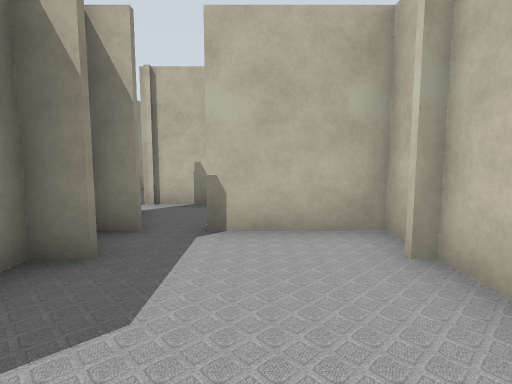
View 1 (above)

19 first-person views from a walk through a Gazebo world. The camera is 0.94 m above the floor, tilts 6° down and sees 80° across. Floor lines are 1 m apart. The floor is counted in squares, 1 m on a side. Each view is taken from the middle of a square. On the plan, view 1 faces up. The plan holds only what a view shows up to about 11 squares ahead; the rest is blank. The place goes on beyond the plan.

View 2
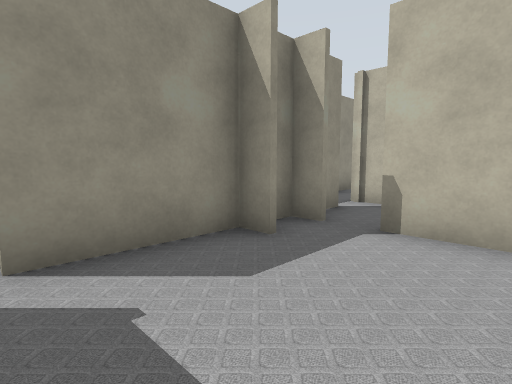

View 3
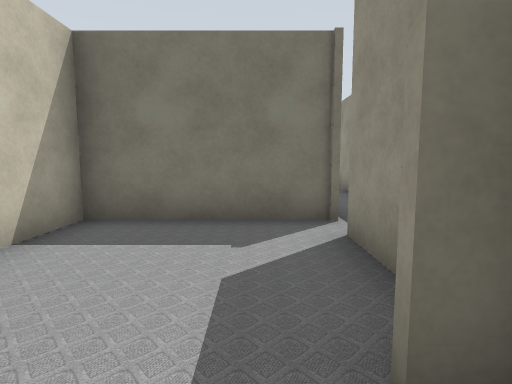

View 4
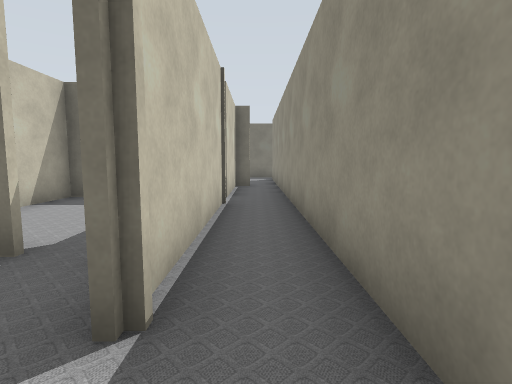

View 5
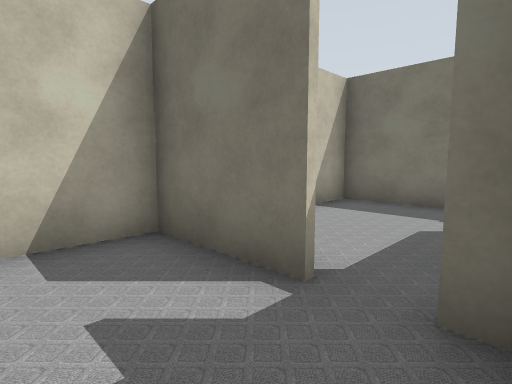

View 6
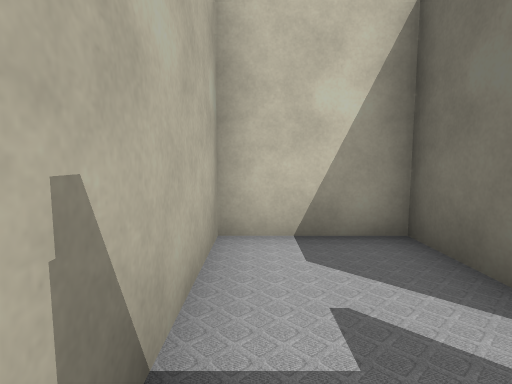

View 7
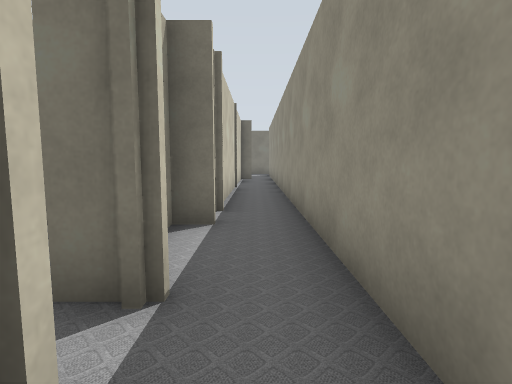

View 8
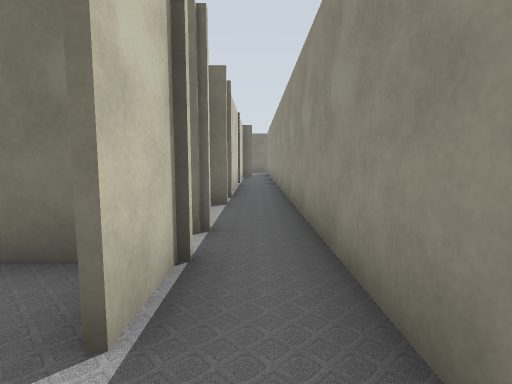

View 9
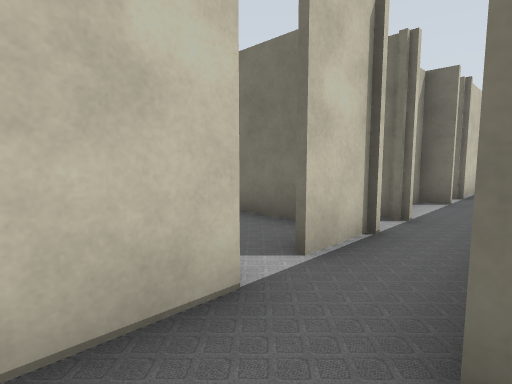

View 10
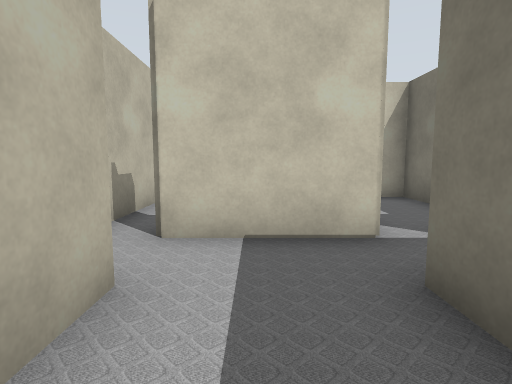

View 11
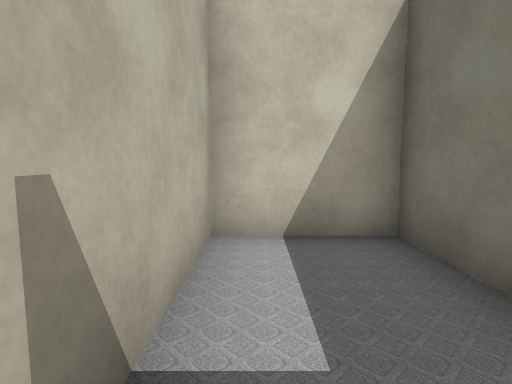

View 12
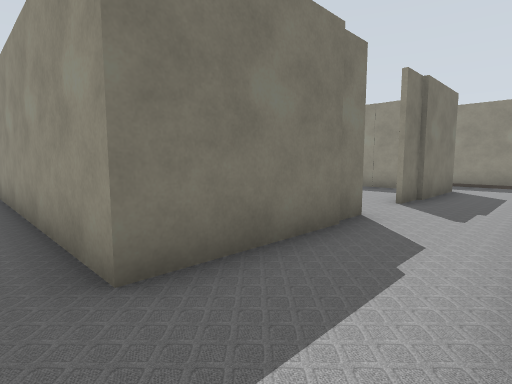

View 13
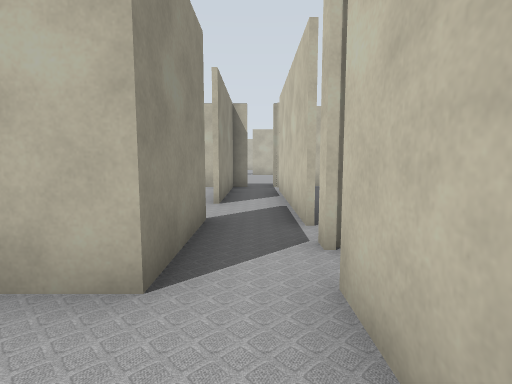

View 14
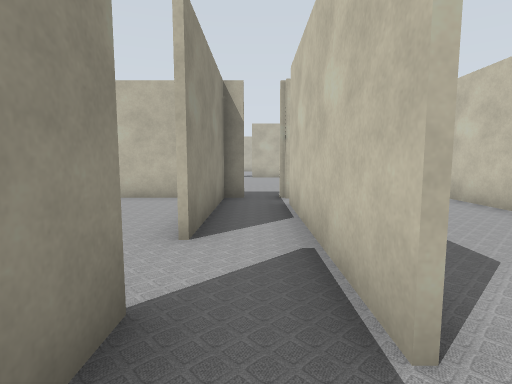

View 15
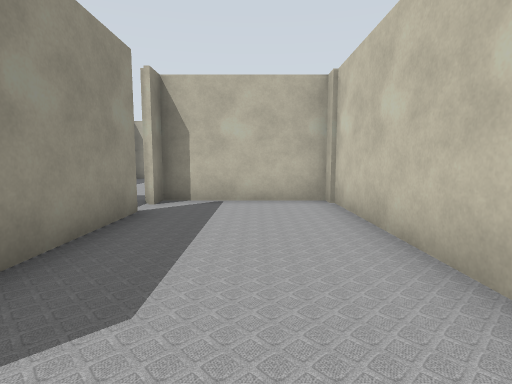

View 16
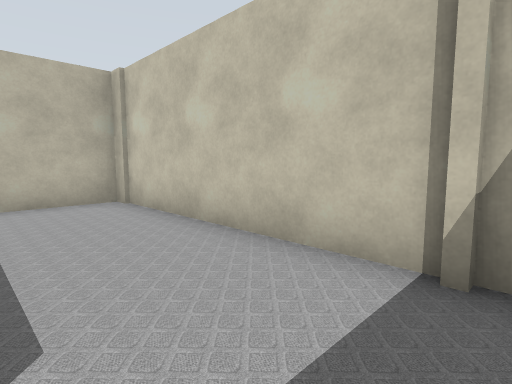

View 17
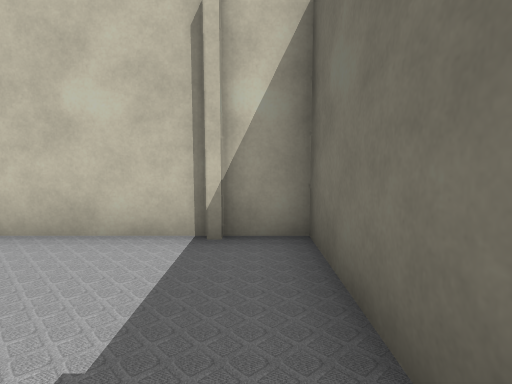

View 18
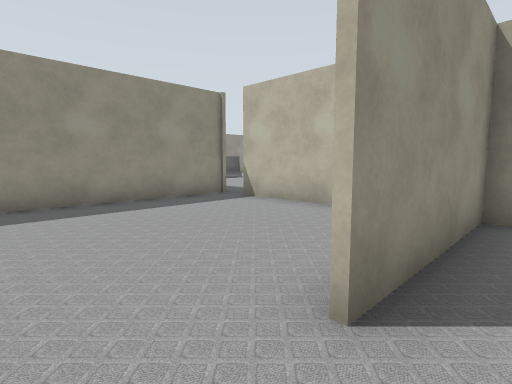

View 19
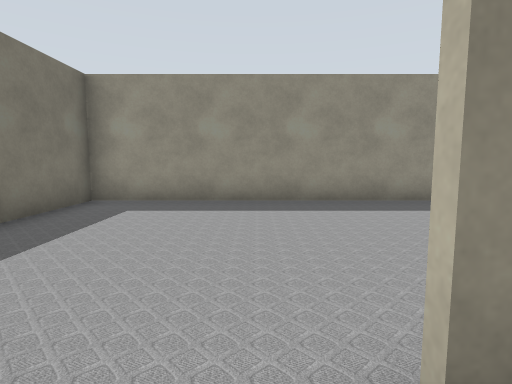

### Floor plan
Points are (right, up) in squares from view 1. A wall is a line through its corners. A room is listed if a view was taken in it or the views show most of it. See-through windows are left out.
Room 1 (views 1, 2)
walls: (-2.1, 2.8) (-2.1, 0.1); (1.8, 4) (-0.8, 4); (-2.4, -0.7) (1.7, -0.7) (1.7, 2.9)
ways out: opening at (-1, 4) to room 2; gap at (-2, 0) to room 3
Room 2 (views 3, 5, 6)
walls: (-0.8, 4.1) (1.8, 4.1); (-2.1, 5.6) (-2.1, 3.5); (1.7, 3.4) (1.7, 6.5) (-2.5, 6.5)
ways out: opening at (-1, 4) to room 1; opening at (-2, 6) to room 3
Room 3 (views 4, 7, 8, 13)
walls: (-1.8, 6.6) (-1.8, 7); (-2.4, 0.2) (-2.4, 5); (-2.4, 10) (-2.4, 11.6); (-2.4, -2.1) (-2.4, -0.7); (-2.4, 12.4) (-2.4, 13.6); (-3.8, 12.7) (-3.8, -6.2); (-2.4, -3) (-2.4, -2.2); (-2.9, -4) (-2.2, -4)
ways out: gap at (-2, 0) to room 1; opening at (-2, 6) to room 2; opening at (-3, 13) to room 4; opening at (-2, 12) to room 5
Room 4 (views 9, 10)
walls: (-15.7, 14) (-15.7, 12.2); (-13.6, 12.7) (-9.8, 12.7); (-8, 12.7) (-3.8, 12.7); (-3.8, 15.1) (-4.9, 15.1); (-2.4, 13.6) (-2.4, 15.2)
ways out: opening at (-3, 13) to room 3; opening at (-3, 15.5) to room 6; gap at (-9, 24) to room 8; opening at (-8.5, 13)
Room 5 (view 11)
walls: (-2.5, 10.2) (1.7, 10.2) (1.7, 12.6) (-1.5, 12.6)
ways out: opening at (-2, 12) to room 3
Room 6 (views 12, 14, 18, 19)
walls: (-3.8, 17.9) (-3.8, 15.1); (-2.4, 17.2) (-2.4, 22.6); (-2.4, 16.2) (-2.4, 16.5); (-3.2, 23.6) (-3.8, 23.6) (-3.8, 19.5)
ways out: opening at (-3, 15.5) to room 4; opening at (-2, 17) to room 7; opening at (-2, 23) to room 7; opening at (-4, 18.5) to room 8; opening at (-3, 24)
Room 7 (views 15, 16, 17)
walls: (-2.1, 22.6) (-2.1, 19.5); (-1.4, 16.3) (1.7, 16.3) (1.7, 24.1) (-2.1, 24.1)
ways out: opening at (-2, 17) to room 6; opening at (-2, 23) to room 6
Room 8 (no view inside)
walls: (-4.4, 23.6) (-9.1, 23.6); (-10, 23.8) (-10, 15.2) (-7.5, 15.2)
ways out: gap at (-9, 24) to room 4; opening at (-4, 18.5) to room 6

Where each view was taken, in squares from view 1:
view 1: 0 up, 0 right, facing up
view 2: 0 up, 1 right, facing up-left
view 3: 4 up, 1 left, facing down
view 4: 7 up, 3 left, facing down
view 5: 6 up, 2 left, facing down-right
view 6: 6 up, 2 left, facing right
view 7: 11 up, 3 left, facing down
view 8: 13 up, 3 left, facing down
view 9: 14 up, 4 left, facing down-right
view 10: 14 up, 6 left, facing right
view 11: 12 up, 2 left, facing right
view 12: 15 up, 3 left, facing down-left
view 13: 13 up, 3 left, facing up
view 14: 16 up, 3 left, facing up
view 15: 17 up, 0 right, facing up
view 16: 17 up, 1 left, facing up-right
view 17: 17 up, 2 left, facing right
view 18: 18 up, 3 left, facing up-left
view 19: 19 up, 3 left, facing left
